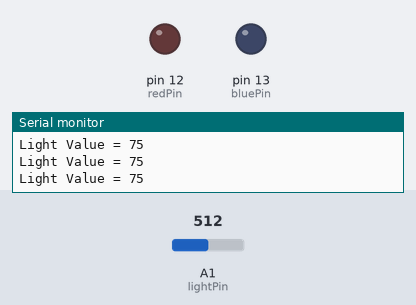
Simulated run of this sketch. Board: Arduino Uno, built with avr-gcc and run on an emulated ATmega328P. Parts: output pins drawn as LEDs (lit = HIGH), the last lines printed to the serial monitor. Inputs (shaded band) come from the test bench; at power-on: A1 (lightPin) = 512.

Above: at 1.2 s.
1.3 s: A1 (lightPin) set to 360
4.3 s: A1 (lightPin) set to 330
At 4.6 s:
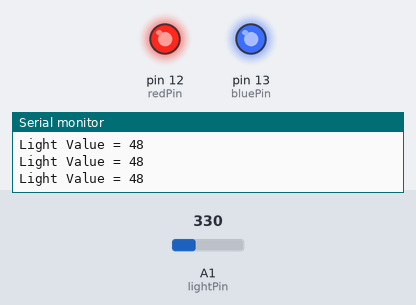
5.8 s: A1 (lightPin) set to 511
At 6.9 s:
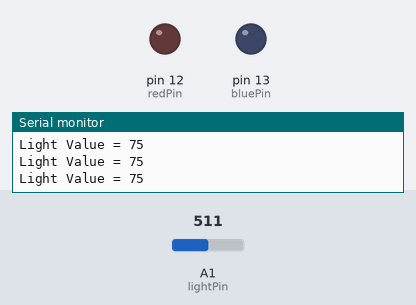
8.8 s: A1 (lightPin) set to 306
At 10.2 s:
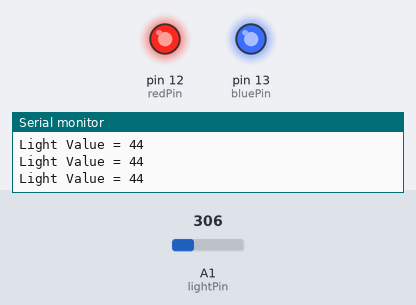
Timing chart, 0 to 11.8 s (numbered marks = the images above; inputs shaded):
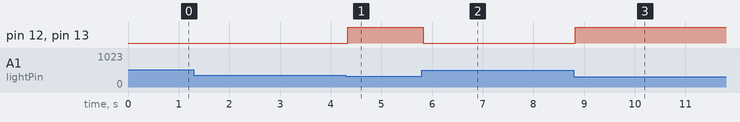

The sketch:

lab4_level2.ino
```cpp
// C++ code
// Emre YILMAZ
// 22.06.2021

int lightPin = A1; // This light sensor is plugged into A1 of the Arduino
int data = 0; // This will store the data from the sensor

int redPin = 12; // The redPin is set for 12 of the Arduino
int bluePin = 13; // The bluePin is set for 13 of the Arduino

void setup(){ // The setup function runs only once
    Serial.begin(9600);
    pinMode(redPin, OUTPUT);
    pinMode(bluePin, OUTPUT);
}

  void loop(){ // The loop function runs forever
    data = analogRead(lightPin); // Reads the value from the light sensor and stores it in the data variable
    data = map(data, 6, 679, 0, 100); // Map the data value to a percentage
    Serial.print("Light Value = ");
    Serial.println(data);

  // Condition
  if(data >= 50) { // The condition for light
    digitalWrite(redPin, LOW); // The red led is Off
    digitalWrite(bluePin, LOW); // The blue led is Off
  } else{ // The condition for darkness
    digitalWrite(redPin, HIGH); // The red led is On
    digitalWrite(bluePin, HIGH); // The blue led is On
  }
}
```

Measured:
- the behaviour switches between 343 and 342 on A1 (lightPin) (found by bisection; images 0 and 1)
- after the input at 4.3 s, pin 12 (redPin), pin 13 (bluePin): LOW → HIGH at once
- after the input at 5.8 s, pin 12 (redPin), pin 13 (bluePin): HIGH → LOW at once
- after the input at 8.8 s, pin 12 (redPin), pin 13 (bluePin): LOW → HIGH at once
